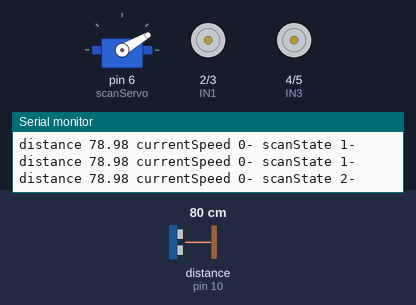
The sketch below on a simulated Arduino Uno, built with avr-gcc and run on an emulated ATmega328P. On the bench: servo, motor-driver pin pairs drawn as motors (green arrow = first pin HIGH = forward, orange = second pin HIGH = backward, longer = more drive, scaled by the enable pin), the last lines printed to the serial monitor. Wiring (inferred from the names in the program): ultrasonic range finder: trigger pin 9; echo pin 10. The inputs (shaded band) are chosen by the test bench; at power-on: distance to the obstacle (sensor on pin 10) 80 cm. The echo pulse lasts 58.3 µs per cm.

Above: at 1.2 s.
1.3 s: distance to the obstacle (sensor on pin 10) set to 148 cm
At 1.75 s:
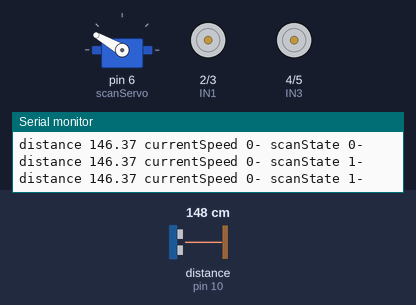
4.3 s: distance to the obstacle (sensor on pin 10) set to 154 cm
At 4.53 s:
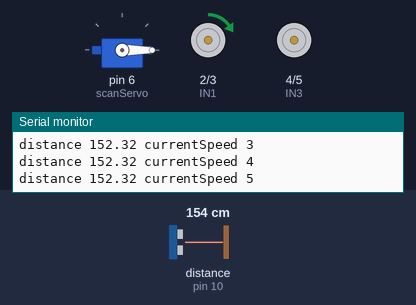
7.3 s: distance to the obstacle (sensor on pin 10) set to 35 cm
At 11.38 s:
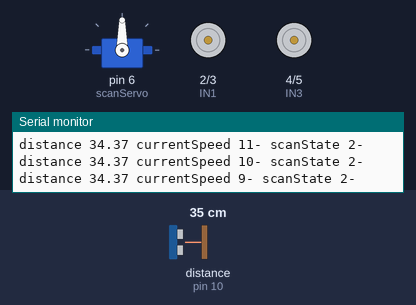
Timing chart, 0 to 16.3 s (numbered marks = the images above; inputs shaded):
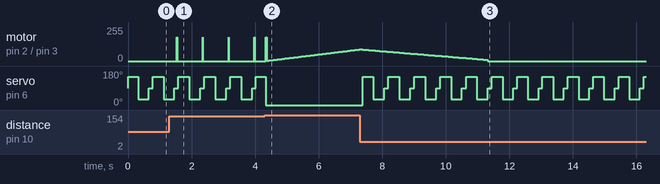

Measured:
- the behaviour switches between 151 and 152 cm on distance to the obstacle (sensor on pin 10) (found by bisection; images 1 and 2)
- after the input at 1.3 s, motor on pin 2 (IN1) / pin 3 (IN2): alternates forward 180/255 for 0.01 s and stopped for 0.80 s, starting after 0.23 s
- after the input at 7.3 s, motor on pin 4 (IN3) / pin 5 (IN4): stays stopped (without the input it goes to forward 255/255 after 1.4 s); servo on pin 6 (scanServo): 0° → 150° after 0.08 s, then repeats every 0.81 s: 30° 0.34 s, 90° 0.13 s, 150° 0.34 s

The sketch:

reactive_obstacle_avoidance_robot.ino
```cpp
#include <Servo.h>

#define TRIG 9
#define ECHO 10

#define IN1 2
#define IN2 3
#define IN3 4
#define IN4 5

#define ENA 11
#define ENB 12

Servo scanServo;

long duration;
float distance;

// Speed control
int currentSpeed = 0;
int targetSpeed = 0;

// Turning control
int leftSpeed = 0;
int rightSpeed = 0;

// Timing
unsigned long lastUpdate = 0;

// Servo scan state
int scanState = 0;
unsigned long scanTimer = 0;
int leftDist = 0, rightDist = 0;

// Const vars
int BREAK_DIST = 150;
int STOP_DIST = 20;
int HIGHEST_SPEED = 200;

void setup() {
  pinMode(TRIG, OUTPUT);
  pinMode(ECHO, INPUT);

  pinMode(IN1, OUTPUT);
  pinMode(IN2, OUTPUT);
  pinMode(IN3, OUTPUT);
  pinMode(IN4, OUTPUT);

  pinMode(ENA, OUTPUT);
  pinMode(ENB, OUTPUT);

  scanServo.attach(6);

  Serial.begin(9600);
}

// -------- Distance --------
float getDistance() {
  digitalWrite(TRIG, LOW);
  delayMicroseconds(2);

  digitalWrite(TRIG, HIGH);
  delayMicroseconds(10);
  digitalWrite(TRIG, LOW);

  duration = pulseIn(ECHO, HIGH, 30000);
  return duration * 0.034 / 2;
}

// -------- Motor Control --------
void setMotor(int left, int right) {
  analogWrite(ENA, left);
  analogWrite(ENB, right);

  digitalWrite(IN1, HIGH);
  digitalWrite(IN2, LOW);
  digitalWrite(IN3, HIGH);
  digitalWrite(IN4, LOW);
}

// -------- Smooth Speed --------
void updateSpeed() {
  if (millis() - lastUpdate > 20) {
    lastUpdate = millis();

    if (targetSpeed == 0) currentSpeed = 0;
    else if (currentSpeed < targetSpeed) currentSpeed += 1;
    else if (currentSpeed > targetSpeed) currentSpeed -= 1;
  }
}

// -------- Servo Scan (Non-blocking) --------
bool scanEnvironment(int &direction) {
  Serial.print("- scanState ");
  Serial.print(scanState);
  Serial.print("- ");

  if (scanState == 0) {
    scanServo.write(150);
    scanTimer = millis();
    scanState = 1;
  }

  else if (scanState == 1 && millis() - scanTimer > 300) {
    leftDist = getDistance();
    scanServo.write(30);
    scanTimer = millis();
    scanState = 2;
  }

  else if (scanState == 2 && millis() - scanTimer > 300) {
    rightDist = getDistance();
    scanServo.write(90);
    scanState = 3;
  }

  else if (scanState == 3) {
    direction = (leftDist > rightDist) ? 1 : 2;
    Serial.print("- direction ");
    Serial.print(direction);
    scanState = 0;
    return true;
  }

  return false;
}

// -------- Loop --------
void loop() {

  distance = getDistance();
  // -------- Speed Logic --------
  if (distance <= STOP_DIST) {
    targetSpeed = 0;
  } else if (distance < BREAK_DIST) {
    targetSpeed = map(distance, STOP_DIST, BREAK_DIST, 0, currentSpeed);
  } else {
    targetSpeed = HIGHEST_SPEED;
    scanServo.write(0);
    scanState = 0;
  }
  updateSpeed();
  // smooth straight movement
  setMotor(currentSpeed, currentSpeed);

  Serial.print("distance ");
  Serial.print(distance);
  Serial.print(" currentSpeed ");
  Serial.print(currentSpeed);

  // -------- Movement --------
  if (distance < BREAK_DIST) {
    int dir;
    if (scanEnvironment(dir)) {

      if (dir == 1) {
        // smooth left turn (differential)
        Serial.print(" -- left turn -- ");
        setMotor(80, 180);
      }
      else {
        // smooth right turn
        Serial.print(" -- right turn -- ");
        setMotor(180, 80);
      }
    }
  }

  Serial.println();
}


/*
 - output:

distance 262.29 currentSpeed 23
distance 260.95 currentSpeed 24
distance 260.73 currentSpeed 25
distance 131.46 currentSpeed 24- scanState 0-
distance 89.69 currentSpeed 23- scanState 1-
distance 94.89 currentSpeed 22- scanState 1-
distance 95.12 currentSpeed 21- scanState 1-
distance 78.63 currentSpeed 20- scanState 1-
distance 80.34 currentSpeed 19- scanState 1-
distance 80.12 currentSpeed 18- scanState 1-
distance 90.15 currentSpeed 17- scanState 1-
distance 90.42 currentSpeed 16- scanState 2-
distance 102.15 currentSpeed 15- scanState 2-
distance 96.83 currentSpeed 14- scanState 2-
distance 100.20 currentSpeed 13- scanState 2-
distance 98.67 currentSpeed 12- scanState 2-
distance 112.91 currentSpeed 11- scanState 2-
distance 113.27 currentSpeed 10- scanState 2-
distance 114.75 currentSpeed 9- scanState 3- - direction 2 -- right turn --
distance 135.46 currentSpeed 8- scanState 0-
distance 144.96 currentSpeed 7- scanState 1-
*/
```
